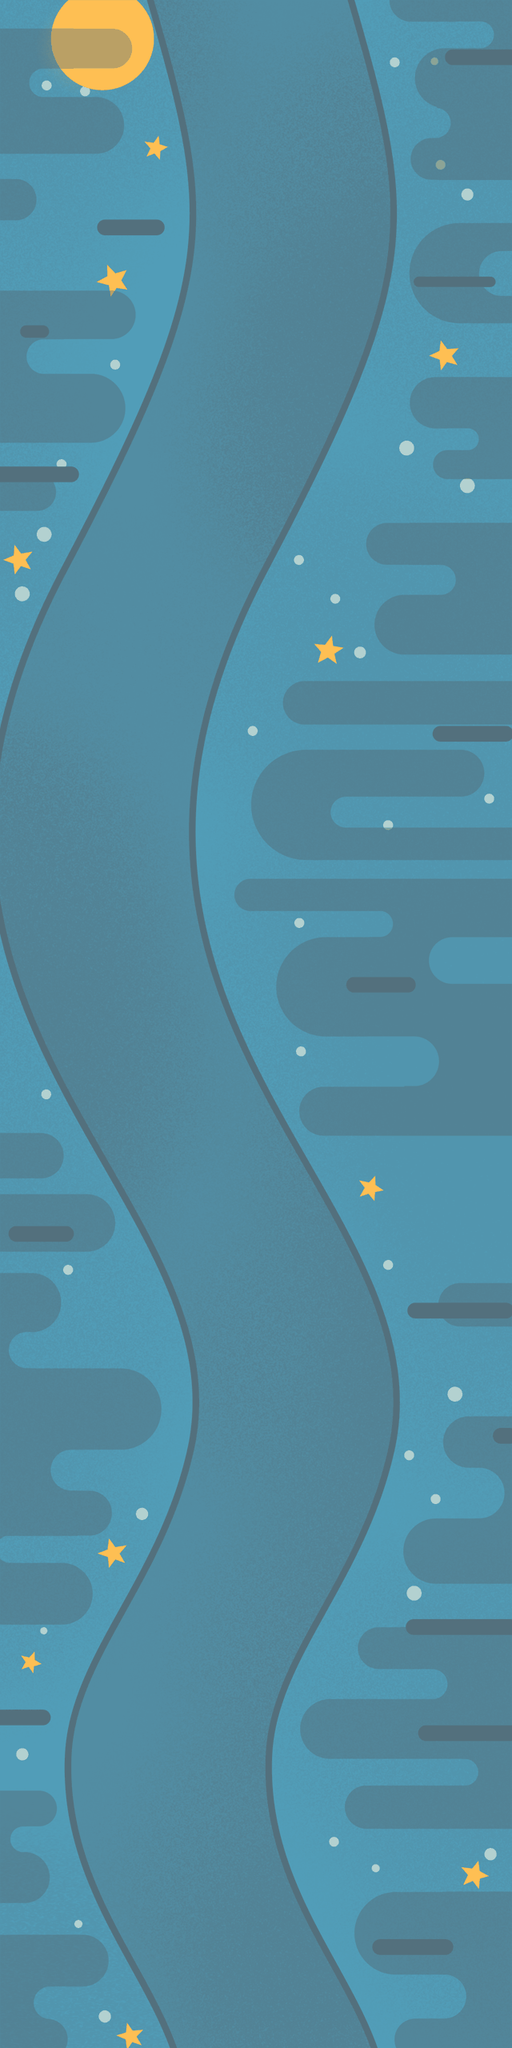

A 2D game scene composited from a Tiled map and its tileset images. What follows is a short description and the map's XML, with each tile layer's data collapsed to a summary:
An orthogonal 16x64 tile map with 40x40 px tiles, 1 tile layer (scene) and 31 objects (3x pic_seat, 3x pic_streetlight, level1, level2, level3, ...).

<map version="1.0" orientation="orthogonal" renderorder="right-down" width="16" height="64" tilewidth="40" tileheight="40" nextobjectid="34">
 <tileset firstgid="1" name="street_bg" tilewidth="40" tileheight="40">
  <image source="street_bg.png" width="2048" height="1024" />
 </tileset>
 <layer name="scene" width="16" height="64">
  <data>[1024 cells, 1024 non-empty, 1024 distinct tile ids]</data>
 </layer>
  <objectgroup name="layer_level">
  <object name="level1" x="231" y="2365">
   <properties>
    <property name="show" value="1" />
   </properties>
  </object>
  <object name="level2" x="175" y="2243">
   <properties>
    <property name="show" value="1" />
   </properties>
  </object>
  <object name="level3" x="169" y="2120">
   <properties>
    <property name="show" value="1" />
   </properties>
  </object>
  <object name="level4" x="217" y="1998">
   <properties>
    <property name="show" value="1" />
   </properties>
  </object>
  <object name="level5" x="281" y="1876">
   <properties>
    <property name="show" value="1" />
   </properties>
  </object>
  <object name="level6" x="324" y="1753">
   <properties>
    <property name="show" value="1" />
   </properties>
  </object>
  <object name="level7" x="321" y="1631">
   <properties>
    <property name="show" value="1" />
   </properties>
  </object>
  <object name="level8" x="267" y="1509">
   <properties>
    <property name="show" value="1" />
   </properties>
  </object>
  <object name="level9" x="203" y="1386">
   <properties>
    <property name="show" value="1" />
   </properties>
  </object>
  <object name="level10" x="135" y="1264">
   <properties>
    <property name="show" value="1" />
   </properties>
  </object>
  <object name="level11" x="94" y="1142">
   <properties>
    <property name="show" value="1" />
   </properties>
  </object>
  <object name="level12" x="70" y="1020">
   <properties>
    <property name="show" value="1" />
   </properties>
  </object>
  <object name="level13" x="79" y="897">
   <properties>
    <property name="show" value="1" />
   </properties>
  </object>
  <object name="level14" x="115" y="775">
   <properties>
    <property name="show" value="1" />
   </properties>
  </object>
  <object name="level15" x="172" y="653">
   <properties>
    <property name="show" value="1" />
   </properties>
  </object>
  <object name="level16" x="230" y="530">
   <properties>
    <property name="show" value="1" />
   </properties>
  </object>
  <object name="level17" x="281" y="408">
   <properties>
    <property name="show" value="1" />
   </properties>
  </object>
  <object name="level18" x="320" y="286">
   <properties>
    <property name="show" value="1" />
   </properties>
  </object>
  <object name="level19" x="323" y="163">
   <properties>
    <property name="show" value="1" />
   </properties>
  </object>
  <object name="level20" x="300" y="41">
   <properties>
    <property name="show" value="1" />
   </properties>
  </object>
 </objectgroup>
 <objectgroup name="layer_element">
  <object id="23" name="pic_seat" x="557" y="19" width="127" height="54" />
  <object id="24" name="pic_streetlight" x="50" y="129" width="138" height="359" />
  <object id="25" name="pic_horse" x="511" y="260" width="110" height="93" />
  <object id="26" name="pic_bike" x="311" y="874" width="387" height="216" />
  <object id="27" name="pic_seat" x="-32" y="540" width="127" height="54" />
  <object id="28" name="pic_streetlight" x="474" y="1217" width="138" height="359" />
  <object id="29" name="pic_cat" x="31" y="1595" width="127" height="218" />
  <object id="30" name="pic_flower" x="417" y="2174" width="137" height="171" />
  <object id="31" name="pic_seat" x="512" y="1585" width="127" height="54" />
  <object id="32" name="pic_car" x="491" y="1849" width="364" height="185" />
  <object id="33" name="pic_streetlight" x="0" y="2135" width="138" height="359" />
 </objectgroup>
</map>